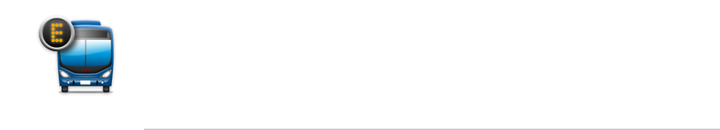
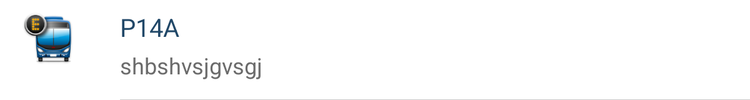

The same Android screen from two of the app's own layout files: first res/layout/ as a phone draws it, then the repository's variant for another configuration, drawn on a device whose configuration selects that folder. Both files follow.
<!-- AndroidManifest.xml: application theme AppTheme -->
<!-- res/layout/lista2.xml -->
<?xml version="1.0" encoding="utf-8"?>
<RelativeLayout xmlns:android="http://schemas.android.com/apk/res/android"
    android:id="@+id/principalLayout"
    android:layout_width="fill_parent"
    android:layout_height="wrap_content" >

    <LinearLayout
        android:layout_width="wrap_content"
        android:layout_height="wrap_content"
        
        android:orientation="vertical" >

        <RelativeLayout
            android:id="@+id/layoutrutas"
            android:layout_width="fill_parent"
            android:layout_height="65dp" >

            <ImageView
                android:id="@+id/logorutas"
                android:layout_width="45dp"
                android:layout_height="45dp"
                android:layout_marginLeft="16dp"
                android:layout_marginRight="5dp"
                android:contentDescription="@string/app_name"
                android:layout_marginTop="5dp"
                android:src="@drawable/busexpreso" />

            <TextView
                android:id="@+id/trayecto"
                android:layout_width="fill_parent"
                android:layout_height="wrap_content"
                android:layout_alignBottom="@+id/logorutas"
                android:layout_alignLeft="@+id/labelruta"
                android:singleLine="true"
                android:textColor="#6B6B6B"
                android:text=""
                android:textSize="14sp" />

            <View
                android:id="@+id/View01"
                android:layout_width="100dp"
                android:layout_height="0.5dp"
                android:layout_alignLeft="@+id/trayecto"
                android:layout_alignParentBottom="true"
                android:layout_alignParentRight="true"
                android:background="#CACACA" />

            <TextView
                android:id="@+id/labelruta"
                android:layout_width="55dp"
                android:layout_height="wrap_content"
                android:layout_above="@+id/trayecto"
                android:layout_alignParentLeft="true"
                android:layout_alignParentRight="true"
                android:layout_marginLeft="72dp"
                android:text=""
                android:textColor="#214868"
                android:textSize="16sp" />

        </RelativeLayout>

        <FrameLayout
            android:id="@+id/containerInfo"
            android:layout_width="fill_parent"
            android:layout_height="270dp"
            android:layout_weight="8.46"
            android:background="@null"
            android:visibility="gone" >

            <RelativeLayout
                android:id="@+id/layoutInfo"
                android:layout_width="fill_parent"
                android:layout_height="fill_parent"
                android:background="@drawable/background_info_ruta" >
            </RelativeLayout>

            <RelativeLayout
                android:id="@+id/containerInfo2"
                android:layout_width="match_parent"
                android:layout_height="match_parent"
                android:visibility="gone" >

                <RelativeLayout
                    android:id="@+id/layoutInfo2"
                    android:layout_width="fill_parent"
                    android:layout_height="wrap_content"
                    >

                    <LinearLayout
                        android:id="@+id/linearLayout1"
                        android:layout_width="fill_parent"
                        android:layout_height="32dp"
                        android:layout_alignParentLeft="true"
                        android:layout_alignParentTop="true"
                        android:gravity="center_horizontal|bottom"
                        android:orientation="horizontal" >

                        <TextView
                            android:id="@+id/textView1"
                            android:layout_width="wrap_content"
                            android:layout_height="wrap_content"
                            android:paddingBottom="0dp"
                            android:text="HORARIO"
                            android:textColor="#FFF"
                            android:textSize="18sp" />
                    </LinearLayout>

                    <LinearLayout
                        android:id="@+id/linearLayout3"
                        android:layout_width="fill_parent"
                        android:layout_height="55dp"
                        android:layout_alignParentLeft="true"
                        android:layout_alignParentRight="true"
                        android:layout_below="@+id/linearLayout1"
                        android:gravity="center_horizontal|center_vertical" >

                        <TextView
                            android:id="@+id/horarioRuta"
                            android:layout_width="fill_parent"
                            android:layout_height="wrap_content"
                            android:layout_marginLeft="12dp"
                            android:layout_marginRight="12dp"
                            android:gravity="center_horizontal|center_vertical"
                            android:text="L-V: 5:00 a.m - 11:00 p.m S: 12 a.m - 11 p.m D/F: No Disponible"
                            android:textColor="#FFF"
                            android:textSize="14sp" />
                    </LinearLayout>

                    <LinearLayout
                        android:id="@+id/linearLayout2"
                        android:layout_width="fill_parent"
                        android:layout_height="35dp"
                        android:layout_alignParentLeft="true"
                        android:layout_alignParentRight="true"
                        android:layout_below="@+id/di"
                        android:gravity="center_horizontal|center_vertical"
                        android:orientation="horizontal" >

                        <TextView
                            android:id="@+id/textView2"
                            android:layout_width="wrap_content"
                            android:layout_height="wrap_content"
                            android:layout_marginLeft="32dp"
                            android:layout_marginRight="32dp"
                            android:text="SELECCIONA EL SENTIDO"
                            android:textColor="#FFF"
                            android:textSize="18sp" />
                    </LinearLayout>

                    <LinearLayout
                        android:id="@+id/linearLayout4"
                        android:layout_width="fill_parent"
                        android:layout_height="60dp"
                        android:layout_alignParentLeft="true"
                        android:layout_alignParentRight="true"
                        android:layout_below="@+id/linearLayout2"
                        android:layout_marginTop="8dp" >

                        <Button
                            android:id="@+id/sentidoNorteSur"
                            android:layout_width="fill_parent"
                            android:layout_height="fill_parent"
                            android:layout_marginLeft="8dp"
                            android:layout_marginRight="8dp"
                            android:background="@drawable/boton_sentido"
                            android:ellipsize="end"
                            android:gravity="left|center_vertical"
                            android:maxLines="2"
                            android:paddingLeft="16dp"
                            android:text=""
                            android:textColor="#FFF"
                            android:textSize="13sp" />
                    </LinearLayout>

                    <View
                        android:id="@+id/di"
                        android:layout_width="300dp"
                        android:layout_height="2dp"
                        android:layout_alignParentLeft="true"
                        android:layout_alignParentRight="true"
                        android:layout_below="@+id/linearLayout3"
                        android:background="@drawable/list_divider" />

                    <LinearLayout
                        android:id="@+id/linearLayout5"
                        android:layout_width="fill_parent"
                        android:layout_height="76dp"
                        android:layout_alignParentLeft="true"
                        android:layout_below="@+id/linearLayout4"
                        android:layout_marginTop="8dp"
                        android:paddingBottom="16dp" >

                        <Button
                            android:id="@+id/sentidoSurNorte"
                            android:layout_width="fill_parent"
                            android:layout_height="60dp"
                            android:layout_marginLeft="8dp"
                            android:layout_marginRight="8dp"
                            android:background="@drawable/boton_sentido"
                            android:ellipsize="end"
                            android:gravity="left|center_vertical"
                            android:maxLines="2"
                            android:paddingLeft="16dp"
                            android:text=""
                            android:textColor="#FFF"
                            android:textSize="13sp" />
                    </LinearLayout>
                </RelativeLayout>

            </RelativeLayout>
        </FrameLayout>
    </LinearLayout>
 

</RelativeLayout>
<!-- resources referenced by this layout -->
<resources>
  <!-- drawable background_info_ruta (drawable) -->
  <?xml version="1.0" encoding="utf-8"?>
  <shape xmlns:android="http://schemas.android.com/apk/res/android" >
      <gradient android:startColor="#7D7D7D"
          android:endColor="#3C3C3C"
          android:angle="-90"/>
  
  </shape>
  <!-- drawable boton_sentido: png bitmap (drawable, 1112 bytes) -->
  <!-- drawable busexpreso: png bitmap (drawable-hdpi, 21001 bytes) -->
  <!-- drawable list_divider (drawable) -->
  <?xml version="1.0" encoding="utf-8"?>
  <inset xmlns:android="http://schemas.android.com/apk/res/android"
      android:insetLeft="50dp"
      android:insetRight="50dp" >
  
   <shape>
      <gradient 
          android:startColor="#00000000"
          android:centerColor="#FFFFFF"
          android:endColor="#00000000"
          />
      <corners 
          android:radius="4dp"
          />
  </shape>
  
  </inset>
  <string name="app_name">Enrútate Mio</string>
  <style name="AppTheme" parent="AppBaseTheme">
          
      </style>
  <style name="AppBaseTheme" parent="android:Theme.Light">
          
      </style>
</resources>
<!-- res/layout-large/lista2.xml (the repository's variant of the layout above) -->
<!-- drawn on a 7-inch tablet held upright -->
<?xml version="1.0" encoding="utf-8"?>
<RelativeLayout xmlns:android="http://schemas.android.com/apk/res/android"
    android:id="@+id/principalLayout"
    android:layout_width="fill_parent"
    android:layout_height="wrap_content" >

    <LinearLayout
        android:layout_width="wrap_content"
        android:layout_height="wrap_content"
        android:orientation="vertical" >

        <RelativeLayout
            android:id="@+id/layoutrutas"
            android:layout_width="fill_parent"
            android:layout_height="80dp" >

            <ImageView
                android:id="@+id/logorutas"
                android:layout_width="45dp"
                android:layout_height="45dp"
                android:layout_marginLeft="16dp"
                android:layout_marginRight="5dp"
                android:layout_marginTop="8dp"
                android:src="@drawable/busexpreso" />

            <TextView
                android:id="@+id/labelruta"
                android:layout_width="fill_parent"
                android:layout_height="wrap_content"
                android:layout_alignParentRight="true"
                android:layout_alignTop="@+id/logorutas"
                android:layout_marginLeft="30dp"
                android:layout_toRightOf="@+id/logorutas"
                android:text="P14A"
                android:textColor="#214868"
                android:textSize="20sp" />

            <TextView
                android:id="@+id/trayecto"
                android:layout_width="fill_parent"
                android:layout_height="wrap_content"
                android:layout_alignLeft="@+id/labelruta"
                android:layout_below="@+id/labelruta"
                android:paddingTop="5dp"
                android:singleLine="true"
                android:text="shbshvsjgvsgj"
                android:textColor="#6B6B6B"
                android:textSize="18sp" />

            <View
                android:id="@+id/View01"
                android:layout_width="100dp"
                android:layout_height="0.5dp"
                android:layout_alignLeft="@+id/trayecto"
                android:layout_alignParentBottom="true"
                android:layout_alignParentRight="true"
                android:background="#CACACA" />
        </RelativeLayout>

        <FrameLayout
            android:id="@+id/containerInfo"
            android:layout_width="fill_parent"
            android:layout_height="290dp"
            android:layout_weight="8.46"
            android:background="@null"
            android:visibility="gone" >

            <RelativeLayout
                android:id="@+id/layoutInfo"
                android:layout_width="fill_parent"
                android:layout_height="fill_parent"
                android:background="@drawable/background_info_ruta" >
            </RelativeLayout>

            <RelativeLayout
                android:id="@+id/containerInfo2"
                android:layout_width="match_parent"
                android:layout_height="match_parent"
                android:visibility="visible" >

                <RelativeLayout
                    android:id="@+id/layoutInfo2"
                    android:layout_width="fill_parent"
                    android:layout_height="wrap_content"
                    android:visibility="visible" >

                    <LinearLayout
                        android:id="@+id/linearLayout1"
                        android:layout_width="fill_parent"
                        android:layout_height="32dp"
                        android:layout_alignParentLeft="true"
                        android:layout_alignParentTop="true"
                        android:gravity="center_horizontal|bottom"
                        android:orientation="horizontal" >

                        <TextView
                            android:id="@+id/textView1"
                            android:layout_width="wrap_content"
                            android:layout_height="wrap_content"
                            android:paddingBottom="0dp"
                            android:text="HORARIO"
                            android:textColor="#FFF"
                            android:textSize="20sp" />
                    </LinearLayout>

                    <LinearLayout
                        android:id="@+id/linearLayout3"
                        android:layout_width="fill_parent"
                        android:layout_height="55dp"
                        android:layout_alignParentLeft="true"
                        android:layout_alignParentRight="true"
                        android:layout_below="@+id/linearLayout1"
                        android:gravity="center_horizontal|center_vertical" >

                        <TextView
                            android:id="@+id/horarioRuta"
                            android:layout_width="fill_parent"
                            android:layout_height="wrap_content"
                            android:layout_marginLeft="12dp"
                            android:layout_marginRight="12dp"
                            android:gravity="center_horizontal|center_vertical"
                            android:text="L-V: 5:00 a.m - 11:00 p.m S: 12 a.m - 11 p.m D/F: No Disponible"
                            android:textColor="#FFF"
                            android:textSize="17sp" />
                    </LinearLayout>

                    <LinearLayout
                        android:id="@+id/linearLayout2"
                        android:layout_width="fill_parent"
                        android:layout_height="35dp"
                        android:layout_alignParentLeft="true"
                        android:layout_alignParentRight="true"
                        android:layout_below="@+id/di"
                        android:gravity="center_horizontal|center_vertical"
                        android:orientation="horizontal" >

                        <TextView
                            android:id="@+id/textView2"
                            android:layout_width="wrap_content"
                            android:layout_height="wrap_content"
                            android:layout_marginLeft="32dp"
                            android:layout_marginRight="32dp"
                            android:text="SELECCIONA EL SENTIDO"
                            android:textColor="#FFF"
                            android:textSize="20sp" />
                    </LinearLayout>

                    <LinearLayout
                        android:id="@+id/linearLayout4"
                        android:layout_width="fill_parent"
                        android:layout_height="60dp"
                        android:layout_alignParentLeft="true"
                        android:layout_alignParentRight="true"
                        android:layout_below="@+id/linearLayout2"
                        android:layout_marginTop="8dp" >

                        <Button
                            android:id="@+id/sentidoNorteSur"
                            android:layout_width="fill_parent"
                            android:layout_height="fill_parent"
                            android:layout_marginLeft="8dp"
                            android:layout_marginRight="8dp"
                            android:background="@drawable/boton_sentido"
                            android:ellipsize="end"
                            android:gravity="left|center_vertical"
                            android:maxLines="2"
                            android:paddingLeft="32dp"
                            android:text="DE: estación chiminangos \n A: estación universidades"
                            android:textColor="#FFF"
                            android:textSize="15sp" />
                    </LinearLayout>

                    <View
                        android:id="@+id/di"
                        android:layout_width="300dp"
                        android:layout_height="2dp"
                        android:layout_alignParentLeft="true"
                        android:layout_alignParentRight="true"
                        android:layout_below="@+id/linearLayout3"
                        android:background="@drawable/list_divider" />

                    <LinearLayout
                        android:id="@+id/linearLayout5"
                        android:layout_width="fill_parent"
                        android:layout_height="76dp"
                        android:layout_alignParentLeft="true"
                        android:layout_below="@+id/linearLayout4"
                        android:layout_marginTop="8dp"
                        android:paddingBottom="16dp" >

                        <Button
                            android:id="@+id/sentidoSurNorte"
                            android:layout_width="fill_parent"
                            android:layout_height="60dp"
                            android:layout_marginLeft="8dp"
                            android:layout_marginRight="8dp"
                            android:background="@drawable/boton_sentido"
                            android:ellipsize="end"
                            android:gravity="left|center_vertical"
                            android:maxLines="2"
                            android:paddingLeft="32dp"
                            android:text="DE: estación chiminangos \n A: estación universidades"
                            android:textColor="#FFF"
                            android:textSize="15sp" />
                    </LinearLayout>
                </RelativeLayout>
            </RelativeLayout>
        </FrameLayout>
    </LinearLayout>

</RelativeLayout>
<!-- resources referenced by the variant -->
<!-- as a 7-inch tablet held upright resolves them -->
<resources>
  <!-- drawable background_info_ruta (drawable) -->
  <?xml version="1.0" encoding="utf-8"?>
  <shape xmlns:android="http://schemas.android.com/apk/res/android" >
      <gradient android:startColor="#7D7D7D"
          android:endColor="#3C3C3C"
          android:angle="-90"/>
  
  </shape>
  <!-- drawable boton_sentido: png bitmap (drawable, 1112 bytes) -->
  <!-- drawable busexpreso: png bitmap (drawable-hdpi, 21001 bytes) -->
  <!-- drawable list_divider (drawable) -->
  <?xml version="1.0" encoding="utf-8"?>
  <inset xmlns:android="http://schemas.android.com/apk/res/android"
      android:insetLeft="50dp"
      android:insetRight="50dp" >
  
   <shape>
      <gradient 
          android:startColor="#00000000"
          android:centerColor="#FFFFFF"
          android:endColor="#00000000"
          />
      <corners 
          android:radius="4dp"
          />
  </shape>
  
  </inset>
  <style name="AppTheme" parent="AppBaseTheme">
          
      </style>
  <style name="AppBaseTheme" parent="android:Theme.Light">
          
      </style>
</resources>
